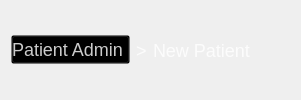
       <widget class="QWidget" name="horizontalWidget_3" native="true">
        <layout class="QHBoxLayout" name="horizontalLayout_3">
         <item>
          <widget class="QPushButton" name="prePageName">
           <property name="styleSheet">
            <string notr="true">QPushButton {
background-color: transparent;
font-size: 18px;
font-weight: 400;
color: rgba(255,255,255,0.8);
text-align: left;
}

QPushButton::hover {
background-color: transparent;
font-size: 18px;
font-weight: 400;
color: rgba(255,255,255,1);
}</string>
           </property>
           <property name="text">
            <string>Patient Admin</string>
           </property>
           <property name="icon">
            <iconset>
             <normalon>:/Optimus/images/trainPage/table_file.svg</normalon>
            </iconset>
           </property>
          </widget>
         </item>
         <item>
          <widget class="QLabel" name="label_2">
           <property name="styleSheet">
            <string notr="true">background-color: transparent;
font-size: 18px;
font-weight: 400;
color: rgba(255,255,255,0.8);</string>
           </property>
           <property name="text">
            <string>&gt;</string>
           </property>
          </widget>
         </item>
         <item>
          <widget class="QLabel" name="label">
           <property name="styleSheet">
            <string notr="true">background-color: transparent;
font-size: 18px;
font-weight: 400;
color: rgba(255,255,255,0.8);</string>
           </property>
           <property name="text">
            <string>New Patient</string>
           </property>
          </widget>
         </item>
         <item>
          <spacer name="horizontalSpacer">
           <property name="orientation">
            <enum>Qt::Horizontal</enum>
           </property>
           <property name="sizeHint" stdset="0">
            <size>
             <width>40</width>
             <height>20</height>
            </size>
           </property>
          </spacer>
         </item>
        </layout>
       </widget>
